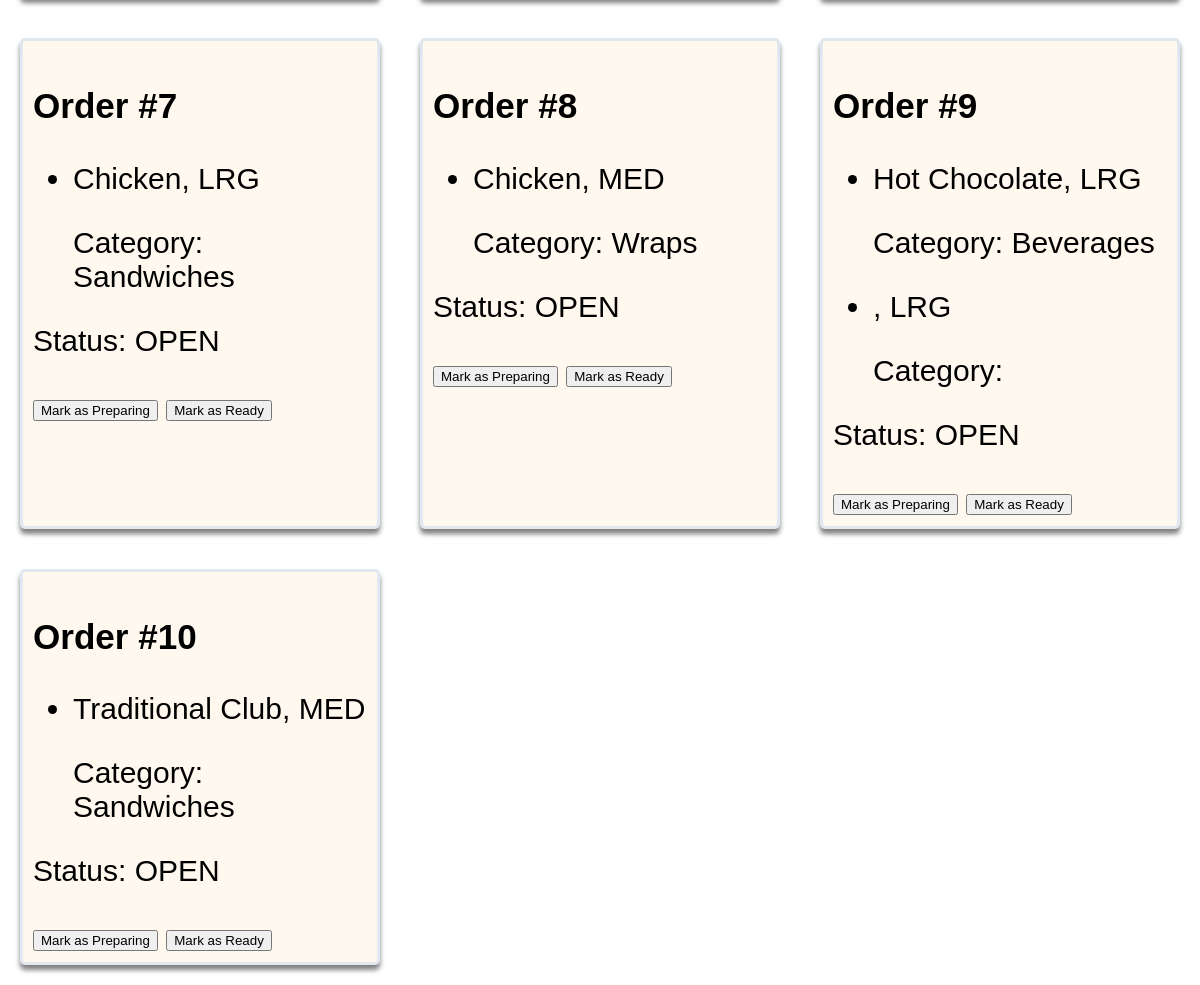
/ManageOrdersUI.php (lower part), run on an earlier commit of the app's database.
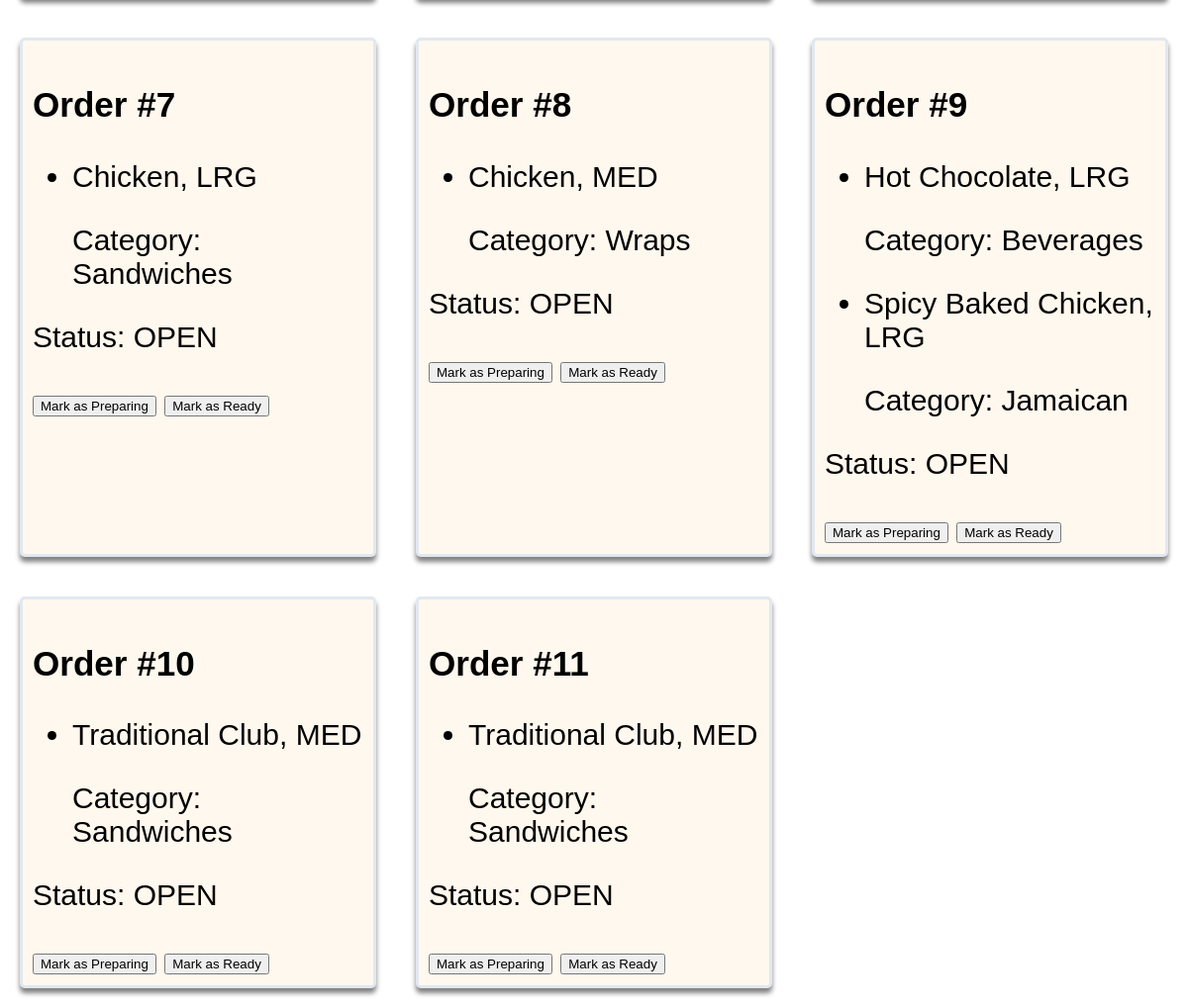
And on a later commit of the database.
### tables this page shows
CREATE TABLE `orders` (
    `id` int(11) NOT NULL AUTO_INCREMENT,
    `total` int(11) NOT NULL default 0,
    `items` varchar(300)  NOT NULL default '',
    `status` char(4) NOT NULL default 'OPEN',
    `delivered` varchar(3) NOT NULL default 'NO',
    `date` date NOT NULL default '0000-00-00',
    `gen_del_location` varchar(80) NOT NULL default '',
    `address` varchar(100) NOT NULL default '',
    `start_time` varchar(10) NOT NULL default '',
    `end_time` varchar(10) NOT NULL default '',
    `cusId` int(11) NOT NULL default 0,
    `deliveryPersonnel` varchar(100) NOT NULL default '',
    `payment` varchar(4) NOT NULL default '',
    PRIMARY KEY (`id`)

);

CREATE TABLE `menuItems` (
    `id` int(11) NOT NULL AUTO_INCREMENT ,
    `name` varchar(50) NOT NULL default '',
    `category` varchar(35)  NOT NULL default '',
    `medium_size` char(3) NOT NULL default 'MED', 
    `large_size` char(3) NOT NULL default '', 
    `price` int(5)  NOT NULL default 0,
    `large_price` int(5) NOT NULL default 0,
    `image` varchar(50) NOT NULL default 'default-menu-image.jpg',
    `in_stock` varchar(3) NOT NULL default 'YES',
    PRIMARY KEY (`id`)

);

### Order.php (called while the page is built, shortened)
<?php
 require_once "DBManager.php";
 class Order {
    private $menuitems;
    function __construct($customer, $menuitemslst, $address) {
        $this->menuitems = $menuitemslst;
    }
    function getMenuItems(){
        return $this->menuitems;
    }
  }
?>

### MenuItem.php (called while the page is built, shortened)
<?php
class MenuItem{
    private $name;
    private $category;
    function __construct($item)
    {
        $this->name = $item['name'];
        $this->category = $item['category'];
    }
    function getCategory(){
        return $this->category;
     }
     function getName(){
        return $this->name;
     }
}
?>

### ManageOrdersUI.php (the view, shortened to what this page needs)
<!DOCTYPE html>
<html lang="en">
<head>
    <link rel="stylesheet" href="ManageOrders.css">
</head>
<?php
    class ManageOrdersController{
        private $conn;
        private $orders;
        function __construct(){
            $this->db = new DBManager();
            $this->conn = $this->db->getConn();
            $this->stmt = $this->conn->query("SELECT * FROM `orders` WHERE `status` = 'OPEN' OR `status` = 'PREP' ORDER BY `id` ASC");
            $this->orders = $this->stmt->fetchAll();
        }
        public function viewOrders(){
           ?>
            <div id="order-list" >
            <?php
            foreach($this->orders as $order):
                $orderNum = $order['id'];
                $orderStatus = $order['status'];
                $orderItems = [];
                foreach(explode(", ", $order['items']) as $item){
                    $item = explode(" ", $item);
                    $itemID = $item[0];
                    $size = $item[1];
                    $stmt = $this->conn->prepare("SELECT * FROM `menuitems` WHERE `id` = :itemID");
                    $stmt->bindParam("itemID", $itemID, PDO::PARAM_INT);
                    $stmt->execute();
                    array_push($orderItems, new MenuItem($stmt->fetchAll()[0]));
                }
                $order = new Order($order['cusId'],$orderItems, $order['address']);
            ?>
            <div class = "orderDiv" id="orderDiv<?=$orderNum?>">
                <h3>Order #<?=$orderNum?></h3>
                <ul><?php
                    $items = $order->getMenuItems();
                    foreach($items as $item):
                ?>
                        <li id="<?=$orderNum?>>"><?=$item->getName()?>, <?=$size?></li>
                        <p class="item-category">Category: <?=$item->getCategory()?></p>
                    <?php endforeach?>
                </ul>
                <p class="order-status-" id="order-status-<?=$orderNum?>">Status: <?=$orderStatus?></p>
                <button id="<?=$orderNum?>" class="mark-preparing">Mark as Preparing</button>
                <button id="<?=$orderNum?>" class="mark-ready">Mark as Ready</button>
            </div>
            <?php endforeach;?>
            </div>
            <?php
        }
    }
    $orderManager = new ManageOrdersController();
    $orderManager->viewOrders();
    ?>

What changed in the data, as far as the page shows it:
no longer on one of the page's lists (row edited): orders: items "LRG"
changed orders id 9: gains menuitems (name "Spicy Baked Chicken", $size "LRG", category "Jamaican")
added orders: id "11", items.medium_size "MED", status "OPEN", menuitems (name "Traditional Club", category "Sandwiches")
